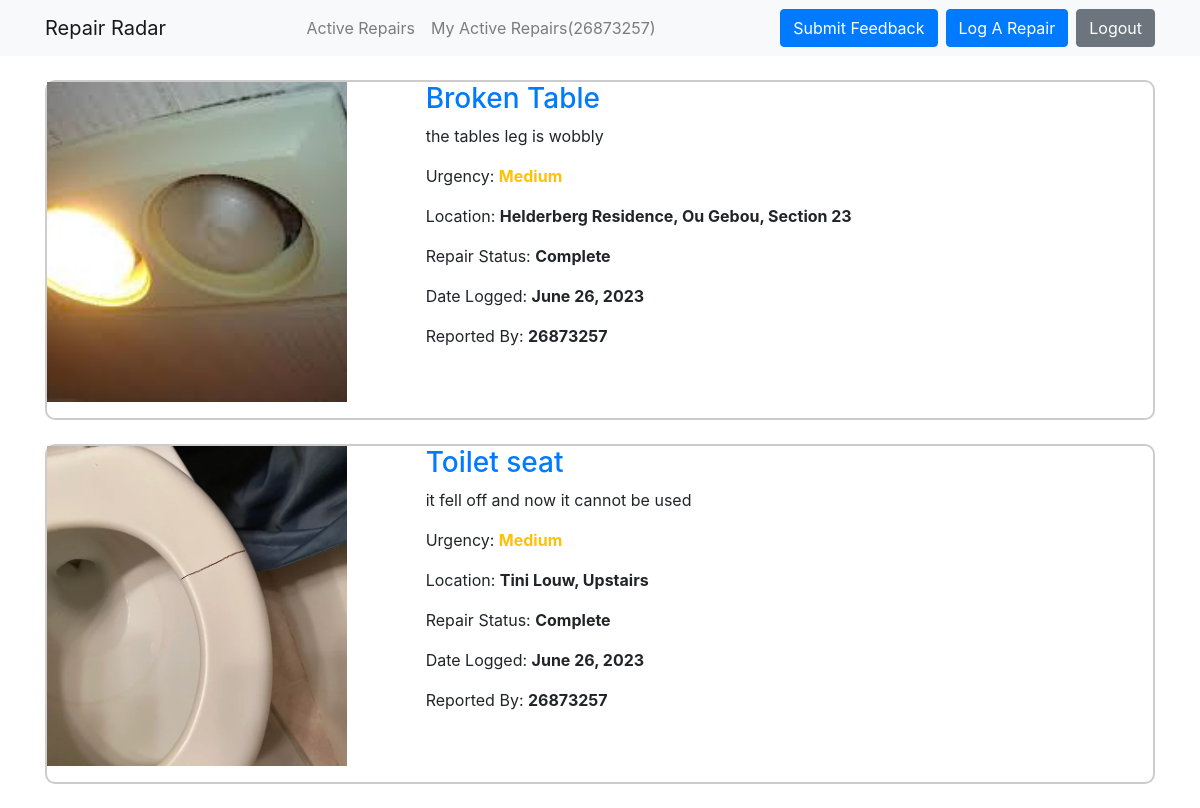
/user/26873257 (signed in), run on the app's committed database.
### repairadar_app/models.py (models this page shows, shortened)
class Repair(models.Model):
    status_choices = [
        ('Submitted', 'Submitted'),
        ('Processing', 'Processing'),
        ('Under Review', 'Under Review'),
        ('Waiting For Parts', 'Waiting For Parts'),
        ('Complete', 'Complete'),
    ]
    urgency_choices = [
        ('Low', 'Low'),
        ('Medium', 'Medium'),
        ('High', 'High')
    ]
    suNumber = models.ForeignKey(User, on_delete=models.CASCADE, verbose_name="Student Number")
    repairTitle = models.CharField(max_length=100, verbose_name='Issue Title')
    repairDescription = models.TextField(verbose_name='Issue Description')
    repairStatus = models.CharField(max_length=20, default='SUB', verbose_name='Issue Status', choices=status_choices)
    repairLocation = models.CharField(max_length=100, verbose_name='Issue Location')
    dateLastModified = models.DateField(default = timezone.now)
    dateLogged = models.DateField(default = timezone.now)
    repairImage = models.ImageField(upload_to='repair_images', blank=True, verbose_name='Issue Evidence', default='default.jpg')
    repairUrgency = models.CharField(max_length=20, default='Low', verbose_name='Issue Urgency', choices=urgency_choices)

### repairadar_app/views.py (the view)
# urls.py: path('user/<str:username>', UserRepairListView.as_view(), name="user-repairs"),
class UserRepairListView(LoginRequiredMixin, ListView):
    model = Repair
    template_name = 'repairadar_app/user_repairs.html'
    context_object_name = 'repairs'
    ordering = ['-dateLogged']
    paginate_by = 2
    def get_queryset(self):
        user = get_object_or_404(User, username=self.kwargs.get('username'))
        return Repair.objects.filter(suNumber=user).order_by('-dateLogged')

### repairadar_app/templates/repairadar_app/user_repairs.html (shortened to what this page needs)
{% extends "repairadar_app/base.html" %}
{% block content %}
    {% for repair in repairs %}
        <article class="post vt-post custom-border my-4">
            <div class="row">
                <div class="col-xs-12 col-sm-5 col-md-5 col-lg-4">
                        <div class="media">
                          <img class="account-img" src="{{ repair.repairImage.url }}">
                        </div>
                </div>
                <div class="col-xs-12 col-sm-7 col-md-7 col-lg-8">
                    <div class="caption">
                        <a href="{% url 'repair-detail' repair.id %}"><h3 class="md-heading">{{ repair.repairTitle }}</h3></a>
                        <p>{{ repair.repairDescription }}</p>
                        {% if repair.repairUrgency == 'Low' %}
                            <p>Urgency: <strong class="text-success">{{ repair.repairUrgency }}</strong></p>
                        {% elif repair.repairUrgency == 'Medium' %}
                            <p>Urgency: <strong class="text-warning">{{ repair.repairUrgency }}</strong></p>
                        {% else %}
                            <p>Urgency: <strong class="text-danger">{{ repair.repairUrgency }}</strong></p>
                        {% endif %}
                        <p>Location: <strong>{{ repair.repairLocation }}</strong></p>
                        <p>Repair Status: <strong>{{ repair.repairStatus }}</strong></p>
                        <p>Date Logged: <strong>{{ repair.dateLogged }}</strong></p>
                        <p>Reported By: <strong>{{ repair.suNumber }}</strong></p>
                    </div>
                </div>
            </div>
        </article>
    {% endfor %}
{% endblock %}

### repairadar_app/templates/repairadar_app/base.html (shortened to what this page needs)
{% load static %}
<!DOCTYPE html>
<html data-bs-theme="light" lang="en">
<head>
    <link rel="stylesheet" href="{% static 'repairadar_app/main.css' %}">
    <link rel="stylesheet" href="https://maxcdn.bootstrapcdn.com/bootstrap/4.0.0/css/bootstrap.min.css">
</head>
<body>
    <nav class="navbar navbar-expand-lg navbar-light bg-light">
        <div class="container">
                <a class="navbar-brand" href="{% url 'repairadar-home' %}">Repair Radar</a>
                <ul class="navbar-nav me-auto mb-2 mb-lg-0">
                    <li class="nav-item">
                        <a class="nav-link" href="{% url 'repairadar-home' %}">Active Repairs</a>
                    </li>
                    {% if user.is_authenticated and user.username != 'staff' %}
                    <li class="nav-item">
                        <a class="nav-link" href="{% url 'user-repairs' user.username %}">My Active Repairs({{ user.username}})</a>
                    </li>
                    {% endif %}
                </ul>
                <div class="d-flex justify-content-end">
                    {% if user.is_authenticated %}
                    {% if user.username != 'staff'%}
                    <a href={% url 'feedback-create'%}><button class="btn btn-primary mr-2" type="button">Submit Feedback</button></a>
                    <a href="{% url 'repair-create' %}"><button class="btn btn-primary me-2" type="button">Log A Repair</button></a>
                    {% endif %}
                    <a href="{% url 'logout' %}"><button class="btn btn-secondary ml-2" type="button">Logout</button></a>
                    {% else %}
                    <a href="{% url 'login' %}"><button class="btn btn-primary me-2" type="button">Login</button></a>
                    {% endif %}
                </div>
        </div>
    </nav>
    <div class='container vertical-center'>
        {% block content %}{% endblock %}
    </div>
</body>
</html>

### repairadar_app/static/repairadar_app/main.css (style rules this page uses)
.custom-border { border: 2px solid #ccc; border-radius: 10px; }
img { width: 300px; height: 320px; object-fit: cover; }

### data on the page
Repair: repairImage (picture), repairTitle "Broken Table", repairDescription "the tables leg is wobbly", repairUrgency "Medium", repairLocation "Helderberg Residence, Ou Gebou, Section 23", repairStatus "Complete", dateLogged "June 26, 2023", suNumber "26873257"
Repair: repairImage (picture), repairTitle "Toilet seat", repairDescription "it fell off and now it cannot be used", repairUrgency "Medium", repairLocation "Tini Louw, Upstairs", repairStatus "Complete", dateLogged "June 26, 2023", suNumber "26873257"

### other printed values
{{ user.username }} "26873257"
